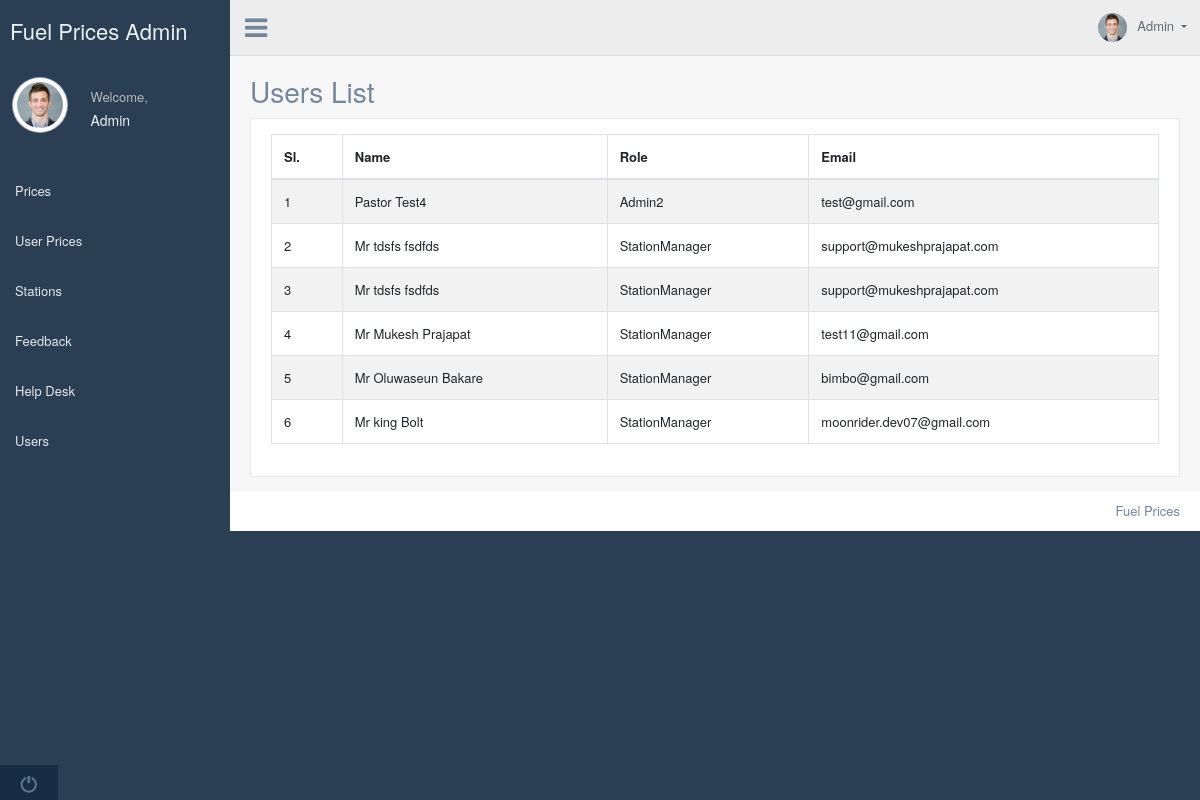
/admin/users.php, run on the app's committed database.
### tables this page shows
CREATE TABLE `005_fuelprices_users` (
  `user_id` int(11) NOT NULL AUTO_INCREMENT,
  `role_id` int(11) NOT NULL,
  `title_id` int(11) NOT NULL,
  `first_name` varchar(255) DEFAULT NULL,
  `middle_name` varchar(255) DEFAULT NULL,
  `last_name` varchar(255) DEFAULT NULL,
  `dob` date NOT NULL,
  `street_address` varchar(255) DEFAULT NULL,
  `street_address2` varchar(25) DEFAULT NULL,
  `city` varchar(255) DEFAULT NULL,
  `state` varchar(255) DEFAULT NULL,
  `country` varchar(255) DEFAULT NULL,
  `zip` varchar(50) DEFAULT NULL,
  `phone1` varchar(50) DEFAULT NULL,
  `phone2` varchar(50) DEFAULT NULL,
  `make` varchar(255) DEFAULT NULL,
  `model` varchar(255) DEFAULT NULL,
  `year` year(4) NOT NULL,
  `email` varchar(255) DEFAULT NULL,
  `password` varchar(255) DEFAULT NULL,
  `photo` varchar(255) DEFAULT NULL,
  `latitude` varchar(255) DEFAULT NULL,
  `longitute` varchar(255) DEFAULT NULL,
  PRIMARY KEY (`user_id`)
);

CREATE TABLE `005_fuelprices_user_title` (
  `id` int(11) NOT NULL AUTO_INCREMENT,
  `title` varchar(50) DEFAULT NULL,
  `status` int(11) NOT NULL DEFAULT 1,
  PRIMARY KEY (`id`)
);

CREATE TABLE `005_fuelprices_user_role` (
  `role_id` int(11) NOT NULL AUTO_INCREMENT,
  `role` varchar(255) DEFAULT NULL,
  `status` tinyint(4) NOT NULL DEFAULT 1,
  PRIMARY KEY (`role_id`)
);

### admin/users.php (the view, shortened to what this page needs)
<?php
include('header.php');
$sql = "SELECT * FROM `005_fuelprices_users`";
$results = mysqli_query($conn, $sql);
$count = mysqli_num_rows($results);
$sql = "SELECT * FROM `005_fuelprices_user_title`";
$user_titles = mysqli_query($conn, $sql);
$titles = [];
while($row = mysqli_fetch_assoc($user_titles)) {
    $titles[] = $row;
}
$sql = "SELECT * FROM `005_fuelprices_user_role`";
$user_roles = mysqli_query($conn, $sql);
$roles = [];
while($row1 = mysqli_fetch_assoc($user_roles)) {
    $roles[] = $row1;
}
?>
<div class="right_col" role="main">
    <div class="">
        <div class="page-title">
            <div class="title_left">
                <h3>Users List</h3>
            </div>
        </div>
        <div class="clearfix"></div>
        <div class="row">
            <div class="col-md-12 col-sm-12 ">
                <div class="x_panel">
                    <div class="x_content">
                        <div class="row">
                            <div class="col-sm-12">
                                <div class="card-box table-responsive">
                                    <?php
                                    $countermp = 0;
                                    if($count > 0)
                                    {
                                        ?>
                                        <table id="datatable" class="table table-striped table-bordered" style="width:100%">
                                            <thead>
                                                <tr>
                                                    <th>Sl.</th>
                                                    <th>Name</th>
                                                    <th>Role</th>
                                                    <th>Email</th>
                                                </tr>
                                            </thead>
                                            <tbody>
                                                <?php
                                                while($result = mysqli_fetch_assoc($results))
                                                {
                                                    $countermp++;
                                                    $title_array = [];
                                                    $key = array_search($result['title_id'], array_column($titles, 'id'));
                                                    if($key !== null){
                                                        $title_array = $titles[$key];
                                                    }
                                                    $role_array = [];
                                                    $key = array_search($result['role_id'], array_column($roles, 'role_id'));
                                                    if($key !== null){
                                                        $role_array = $roles[$key];
                                                    }
                                                    $full_name = $title_array['title'].' '.$result['first_name'].' '.$result['middle_name'].' '.$result['last_name'];
                                                    ?>
                                                    <tr>
                                                        <td><?php echo $countermp; ?></td>
                                                        <td><?php echo $full_name; ?></td>
                                                        <td><?php echo $role_array['role']; ?></td>
                                                        <td><?php echo $result['email']; ?></td>
                                                    </tr>
                                                    <?php
                                                }
                                                ?>
                                            </tbody>
                                        </table>
                                        <?php
                                    }
                                    else
                                    {
                                        echo '<p>No Items to Display</p>';
                                    }
                                    ?>
                                </div>
                            </div>
                        </div>
                    </div>
                </div>
            </div>
         </div>
    </div>
</div>
<?php
include('footer.php');
?>

### data on the page
005_fuelprices_users: full_name "Pastor Test4", role.role "Admin2", email "test@gmail.com"
005_fuelprices_users: full_name "Mr tdsfs fsdfds", role.role "StationManager", email "support@mukeshprajapat.com"
005_fuelprices_users: full_name "Mr tdsfs fsdfds", role.role "StationManager", email "support@mukeshprajapat.com"
005_fuelprices_users: full_name "Mr Mukesh Prajapat", role.role "StationManager", email "test11@gmail.com"
005_fuelprices_users: full_name "Mr Oluwaseun Bakare", role.role "StationManager", email "bimbo@gmail.com"
005_fuelprices_users: full_name "Mr king Bolt", role.role "StationManager", email "moonrider.dev07@gmail.com"
